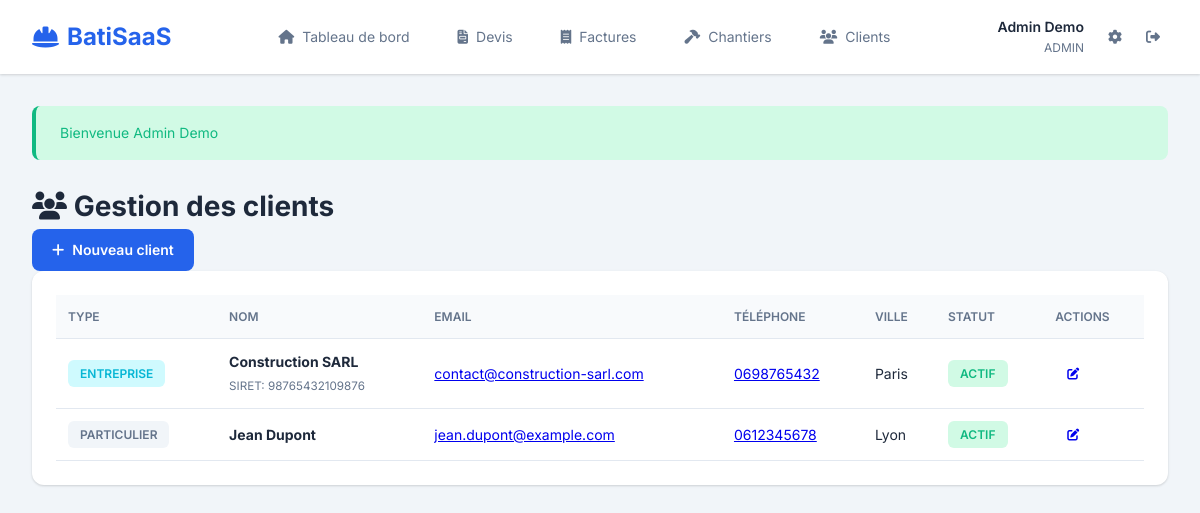
The page /clients (signed in) on the database its author committed.
### tables this page shows
CREATE TABLE IF NOT EXISTS clients (
    id INT AUTO_INCREMENT PRIMARY KEY,
    company_id INT NOT NULL,
    type ENUM('individual', 'company') DEFAULT 'individual',
    civility ENUM('M', 'Mme', 'Autre'),
    first_name VARCHAR(100),
    last_name VARCHAR(100),
    company_name VARCHAR(255),
    siret VARCHAR(14),
    address TEXT,
    postal_code VARCHAR(10),
    city VARCHAR(100),
    country VARCHAR(100) DEFAULT 'France',
    phone VARCHAR(20),
    mobile VARCHAR(20),
    email VARCHAR(255),
    notes TEXT,
    status ENUM('active', 'inactive') DEFAULT 'active',
    created_at TIMESTAMP DEFAULT CURRENT_TIMESTAMP,
    updated_at TIMESTAMP DEFAULT CURRENT_TIMESTAMP ON UPDATE CURRENT_TIMESTAMP,
    FOREIGN KEY (company_id) REFERENCES companies(id) ON DELETE CASCADE,
    INDEX idx_company (company_id),
    INDEX idx_name (last_name, first_name),
    INDEX idx_email (email)
);

### app/Controllers/ClientController.php (called while the page is built, shortened)
<?php
class ClientController extends Controller
{
    private $clientModel;
    public function __construct()
    {
        $this->clientModel = new Client();
    }
    public function index()
    {
        $companyId = $_SESSION['company_id'];
        $clients = $this->clientModel->all($companyId);
        $this->view('clients.index', ['clients' => $clients]);
    }
}

### index.php (called while the page is built, shortened)
<?php
require_once __DIR__ . '/config/database.php';
spl_autoload_register(function ($class) {
    $paths = [
        __DIR__ . '/app/Controllers/',
        __DIR__ . '/app/Models/',
        __DIR__ . '/app/Core/',
        __DIR__ . '/app/Middleware/',
    ];
    foreach ($paths as $path) {
        $file = $path . $class . '.php';
        if (file_exists($file)) {
            return;
        }
    }
});
$router = new Router();
$router->get('/', 'HomeController@index');
$router->get('/login', 'AuthController@loginForm');
$router->post('/login', 'AuthController@login');
$router->get('/register', 'AuthController@registerForm');
$router->post('/register', 'AuthController@register');
$router->get('/logout', 'AuthController@logout');
$router->group(['prefix' => 'api', 'middleware' => 'api'], function($router) {
    $router->post('/auth/login', 'Api\AuthController@login');
    $router->get('/devis', 'Api\DevisController@index');
    $router->get('/factures', 'Api\FactureController@index');
    $router->get('/chantiers', 'Api\ChantierController@index');
});
$router->dispatch();

### app/Core/Database.php (called while the page is built, shortened)
<?php
class Database
{
    private static $instance = null;
    private $connection;
    public static function getInstance()
    {
        if (self::$instance === null) {
            self::$instance = new self();
        }
        return self::$instance;
    }
    private function __construct()
    {
        try {
            $dsn = "mysql:host=" . DB_HOST . ";dbname=" . DB_NAME . ";charset=" . DB_CHARSET;
            $this->connection = new PDO($dsn, DB_USER, DB_PASS, PDO_OPTIONS);
        } catch (PDOException $e) {
            die("Erreur de connexion à la base de données: " . $e->getMessage());
        }
    }
    public function query($sql, $params = [])
    {
        $stmt = $this->connection->prepare($sql);
        $stmt->execute($params);
        return $stmt->fetchAll();
    }
}

### app/Core/Model.php (called while the page is built, shortened)
<?php
class Model
{
    protected $db;
    protected $table;
    protected $primaryKey = 'id';
    protected $multiTenant = true;
    public function __construct()
    {
        $this->db = Database::getInstance();
    }
    public function all($companyId = null)
    {
        $sql = "SELECT * FROM {$this->table}";
        $params = [];
        if ($this->multiTenant && $companyId !== null) {
            $sql .= " WHERE company_id = ?";
            $params[] = $companyId;
        }
        $sql .= " ORDER BY {$this->primaryKey} DESC";
        return $this->db->query($sql, $params);
    }
}

### app/Views/clients/index.php (the view, shortened to what this page needs)
<div class="page-header">
    <h1>
        <i class="fas fa-users"></i>
        Gestion des clients
    </h1>
    <a href="/clients/create" class="btn btn-primary">
        <i class="fas fa-plus"></i>
        Nouveau client
    </a>
</div>
<div class="card">
    <div class="card-body">
        <?php if (empty($clients)): ?>
        <div class="empty-state">
            <i class="fas fa-users fa-3x"></i>
            <h3>Aucun client</h3>
            <p>Commencez par ajouter votre premier client</p>
            <a href="/clients/create" class="btn btn-primary">
                <i class="fas fa-plus"></i>
                Ajouter un client
            </a>
        </div>
        <?php else: ?>
        <div class="table-responsive">
            <table class="table">
                <thead>
                    <tr>
                        <th>Type</th>
                        <th>Nom</th>
                        <th>Email</th>
                        <th>Téléphone</th>
                        <th>Ville</th>
                        <th>Statut</th>
                        <th>Actions</th>
                    </tr>
                </thead>
                <tbody>
                    <?php foreach ($clients as $client): ?>
                    <tr>
                        <td>
                            <span class="badge <?= $client['type'] === 'company' ? 'badge-info' : 'badge-secondary' ?>">
                                <?= $client['type'] === 'company' ? 'Entreprise' : 'Particulier' ?>
                            </span>
                        </td>
                        <td>
                            <strong>
                                <?= $client['type'] === 'company'
                                    ? htmlspecialchars($client['company_name'])
                                    : htmlspecialchars($client['first_name'] . ' ' . $client['last_name']) ?>
                            </strong>
                            <?php if ($client['type'] === 'company' && $client['siret']): ?>
                            <br><small class="text-muted">SIRET: <?= htmlspecialchars($client['siret']) ?></small>
                            <?php endif; ?>
                        </td>
                        <td>
                            <?php if ($client['email']): ?>
                            <a href="mailto:<?= htmlspecialchars($client['email']) ?>">
                                <?= htmlspecialchars($client['email']) ?>
                            </a>
                            <?php else: ?>
                            <span class="text-muted">-</span>
                            <?php endif; ?>
                        </td>
                        <td>
                            <?php if ($client['phone']): ?>
                            <a href="tel:<?= htmlspecialchars($client['phone']) ?>">
                                <?= htmlspecialchars($client['phone']) ?>
                            </a>
                            <?php elseif ($client['mobile']): ?>
                            <a href="tel:<?= htmlspecialchars($client['mobile']) ?>">
                                <?= htmlspecialchars($client['mobile']) ?>
                            </a>
                            <?php else: ?>
                            <span class="text-muted">-</span>
                            <?php endif; ?>
                        </td>
                        <td><?= htmlspecialchars($client['city'] ?? '-') ?></td>
                        <td>
                            <span class="badge <?= $client['status'] === 'active' ? 'badge-success' : 'badge-secondary' ?>">
                                <?= $client['status'] === 'active' ? 'Actif' : 'Inactif' ?>
                            </span>
                        </td>
                        <td>
                            <div class="btn-group">
                                <a href="/clients/edit/<?= $client['id'] ?>" class="btn btn-sm" title="Modifier">
                                    <i class="fas fa-edit"></i>
                                </a>
                            </div>
                        </td>
                    </tr>
                    <?php endforeach; ?>
                </tbody>
            </table>
        </div>
        <?php endif; ?>
    </div>
</div>

### app/Core/Router.php (shortened to what this page needs)
<?php
class Router
{
    private $routes = [];
    private $groupPrefix = '';
    private $groupMiddleware = [];
    private function addRoute($method, $uri, $controller)
    {
        $uri = $this->groupPrefix . $uri;
        $this->routes[] = [
            'method' => $method,
            'uri' => $uri,
            'controller' => $controller,
            'middleware' => $this->groupMiddleware
        ];
    }
    public function group($options, $callback)
    {
        $previousPrefix = $this->groupPrefix;
        $previousMiddleware = $this->groupMiddleware;
        if (isset($options['prefix'])) {
            $this->groupPrefix .= '/' . trim($options['prefix'], '/');
        }
        if (isset($options['middleware'])) {
            $this->groupMiddleware = array_merge(
                $this->groupMiddleware,
                (array) $options['middleware']
            );
        }
        $this->groupPrefix = $previousPrefix;
        $this->groupMiddleware = $previousMiddleware;
    }
    public function dispatch()
    {
        $uri = $this->getUri();
        $method = $_SERVER['REQUEST_METHOD'];
        foreach ($this->routes as $route) {
            if ($route['method'] !== $method) {
                continue;
            }
            $pattern = $this->convertUriToRegex($route['uri']);
            if (preg_match($pattern, $uri, $matches)) {
                array_shift($matches);
                $this->callController($route['controller'], $matches);
                return;
            }
        }
    }
    private function convertUriToRegex($uri)
    {
        $pattern = preg_replace('/\{(\w+)\}/', '([^/]+)', $uri);
        return '#^' . $pattern . '$#';
    }
    private function callController($controllerAction, $params = [])
    {
        list($controller, $action) = explode('@', $controllerAction);
        $controllerInstance = new $controller();
        call_user_func_array([$controllerInstance, $action], $params);
    }
    private function getUri()
    {
        $uri = $_SERVER['REQUEST_URI'];
        return rtrim($uri, '/') ?: '/';
    }
}

### app/Core/Controller.php (shortened to what this page needs)
<?php
class Controller
{
    protected function view($view, $data = [])
    {
        extract($data);
        $viewFile = APP_PATH . '/Views/' . str_replace('.', '/', $view) . '.php';
        if (file_exists($viewFile)) {
            require_once APP_PATH . '/Views/layouts/header.php';
            require_once $viewFile;
        } else {
            die("View {$view} not found");
        }
    }
}

### app/Views/layouts/header.php (shortened to what this page needs)
<!DOCTYPE html>
<html lang="fr">
<head>
    <link rel="stylesheet" href="<?= APP_URL ?>/public/css/style.css">
    <link rel="stylesheet" href="https://cdnjs.cloudflare.com/ajax/libs/font-awesome/6.4.0/css/all.min.css">
</head>
<body>
    <?php if (isset($_SESSION['user_id'])): ?>
    <nav class="navbar">
        <div class="navbar-brand">
            <a href="/dashboard">
                <i class="fas fa-hard-hat"></i>
                <span><?= APP_NAME ?></span>
            </a>
        </div>
        <div class="navbar-menu">
            <a href="/dashboard" class="nav-item">
                <i class="fas fa-home"></i>
                <span>Tableau de bord</span>
            </a>
            <a href="/devis" class="nav-item">
                <i class="fas fa-file-invoice"></i>
                <span>Devis</span>
            </a>
            <a href="/factures" class="nav-item">
                <i class="fas fa-receipt"></i>
                <span>Factures</span>
            </a>
            <a href="/chantiers" class="nav-item">
                <i class="fas fa-hammer"></i>
                <span>Chantiers</span>
            </a>
            <a href="/clients" class="nav-item">
                <i class="fas fa-users"></i>
                <span>Clients</span>
            </a>
        </div>
        <div class="navbar-user">
            <div class="user-info">
                <span class="user-name"><?= $_SESSION['user_name'] ?? 'Utilisateur' ?></span>
                <span class="user-role"><?= ucfirst($_SESSION['user_role'] ?? 'user') ?></span>
            </div>
            <div class="user-menu">
                <a href="/settings"><i class="fas fa-cog"></i></a>
                <a href="/logout"><i class="fas fa-sign-out-alt"></i></a>
            </div>
        </div>
    </nav>
    <?php endif; ?>
    <main class="main-content">
        <?php
        if (isset($_SESSION['flash'])):
            $flash = $_SESSION['flash'];
        ?>
        <div class="alert alert-<?= $flash['type'] ?>">
            <?= $flash['message'] ?>
        </div>
        <?php endif; ?>

### public/css/style.css (style rules this page uses)
:root { --primary-color: #2563eb; --secondary-color: #64748b; --success-color: #10b981; --danger-color: #ef4444; --warning-color: #f59e0b; --info-color: #06b6d4; --light-color: #f8fafc; --dark-color: #1e293b; --border-color: #e2e8f0; --shadow: 0 1px 3px 0 rgba(0, 0, 0, 0.1), 0 1px 2px 0 rgba(0, 0, 0, 0.06); --shadow-lg: 0 10px 15px -3px rgba(0, 0, 0, 0.1), 0 4px 6px -2px rgba(0, 0, 0, 0.05); }
* { margin: 0; padding: 0; box-sizing: border-box; }
body { font-family: 'Inter', -apple-system, BlinkMacSystemFont, 'Segoe UI', sans-serif; font-size: 14px; line-height: 1.6; color: var(--dark-color); background-color: #f1f5f9; }
.navbar { background: white; padding: 1rem 2rem; box-shadow: var(--shadow); display: flex; align-items: center; justify-content: space-between; position: sticky; top: 0; z-index: 100; }
.navbar-brand a { display: flex; align-items: center; gap: 0.5rem; font-size: 1.5rem; font-weight: 700; color: var(--primary-color); text-decoration: none; }
.navbar-menu { display: flex; gap: 1rem; }
.nav-item { display: flex; align-items: center; gap: 0.5rem; padding: 0.5rem 1rem; color: var(--secondary-color); text-decoration: none; border-radius: 0.5rem; transition: all 0.2s; }
.navbar-user { display: flex; align-items: center; gap: 1rem; }
.user-info { display: flex; flex-direction: column; align-items: flex-end; }
.user-name { font-weight: 600; }
.user-role { font-size: 0.75rem; color: var(--secondary-color); text-transform: uppercase; }
.user-menu { display: flex; gap: 0.5rem; }
.user-menu a { padding: 0.5rem; color: var(--secondary-color); transition: color 0.2s; }
.main-content { max-width: 1400px; margin: 0 auto; padding: 2rem; min-height: calc(100vh - 200px); }
.card { background: white; border-radius: 0.75rem; box-shadow: var(--shadow); margin-bottom: 1.5rem; }
.card-body { padding: 1.5rem; }
.badge { display: inline-block; padding: 0.25rem 0.75rem; font-size: 0.75rem; font-weight: 600; border-radius: 0.375rem; text-transform: uppercase; }
.badge-success { background: #d1fae5; color: var(--success-color); }
.badge-info { background: #cffafe; color: var(--info-color); }
.badge-secondary { background: #f1f5f9; color: var(--secondary-color); }
.btn { display: inline-flex; align-items: center; gap: 0.5rem; padding: 0.625rem 1.25rem; font-size: 0.875rem; font-weight: 600; border: none; border-radius: 0.5rem; cursor: pointer; text-decoration: none; transition: all 0.2s; }
.btn-primary { background: var(--primary-color); color: white; }
.btn-sm { padding: 0.375rem 0.75rem; font-size: 0.75rem; }
.table-responsive { overflow-x: auto; }
.table { width: 100%; border-collapse: collapse; }
.table thead { background: var(--light-color); }
.table th, .table td { padding: 0.75rem; text-align: left; border-bottom: 1px solid var(--border-color); }
.table th { font-weight: 600; font-size: 0.75rem; text-transform: uppercase; color: var(--secondary-color); }
.alert { padding: 1rem 1.5rem; border-radius: 0.5rem; margin-bottom: 1.5rem; }
.alert-success { background: #d1fae5; color: var(--success-color); border-left: 4px solid var(--success-color); }
.text-muted { color: var(--secondary-color); }

### rows shown on the page
clients: type "ENTREPRISE", company_name "Construction SARL", siret "98765432109876", email "contact@construction-sarl.com", phone "0698765432", city "Paris", status "ACTIF"
clients: type "PARTICULIER", first_name+last_name "Jean Dupont", email "jean.dupont@example.com", phone "0612345678", city "Lyon", status "ACTIF"
